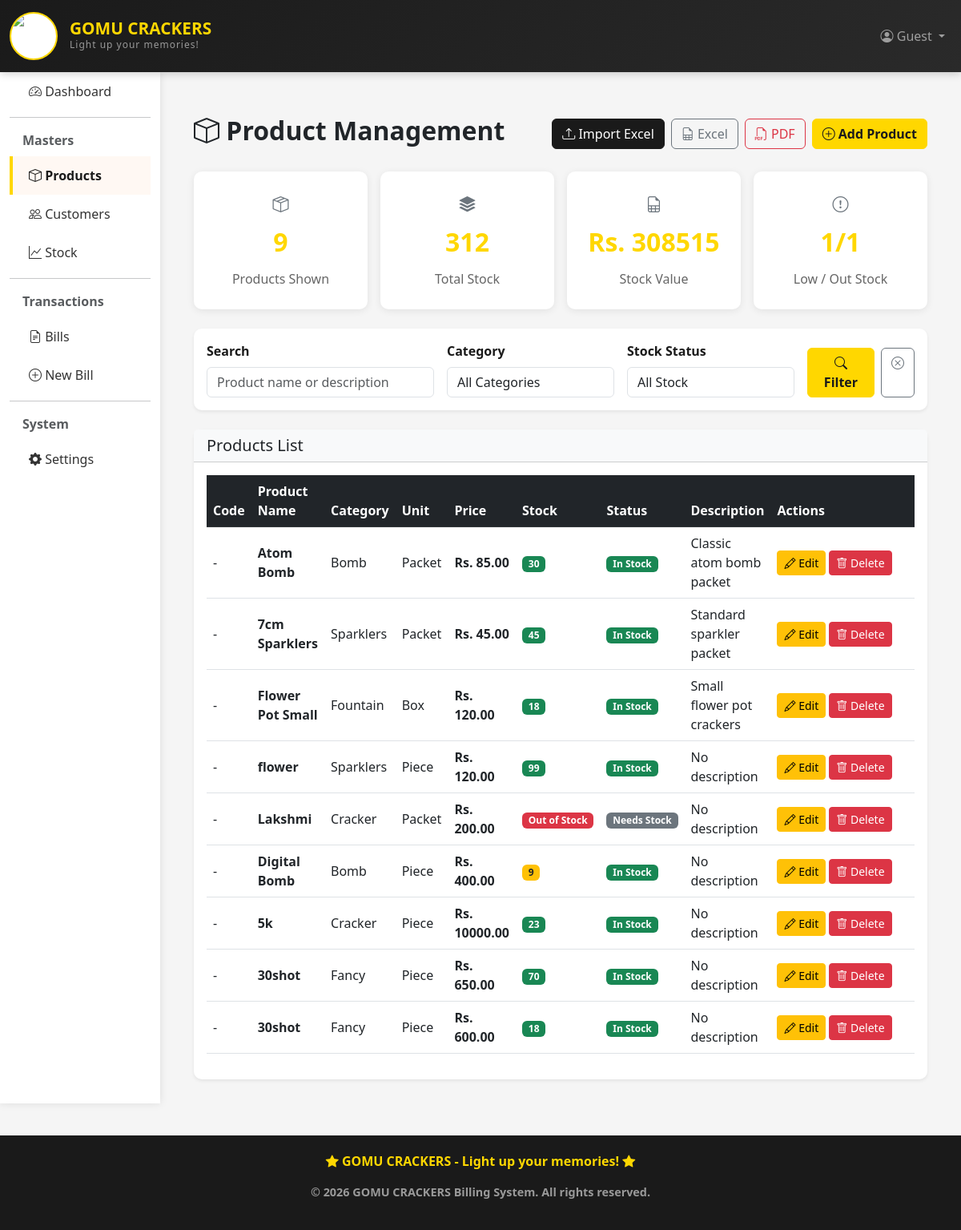
/billing/products/, run on an earlier commit of the app's database.
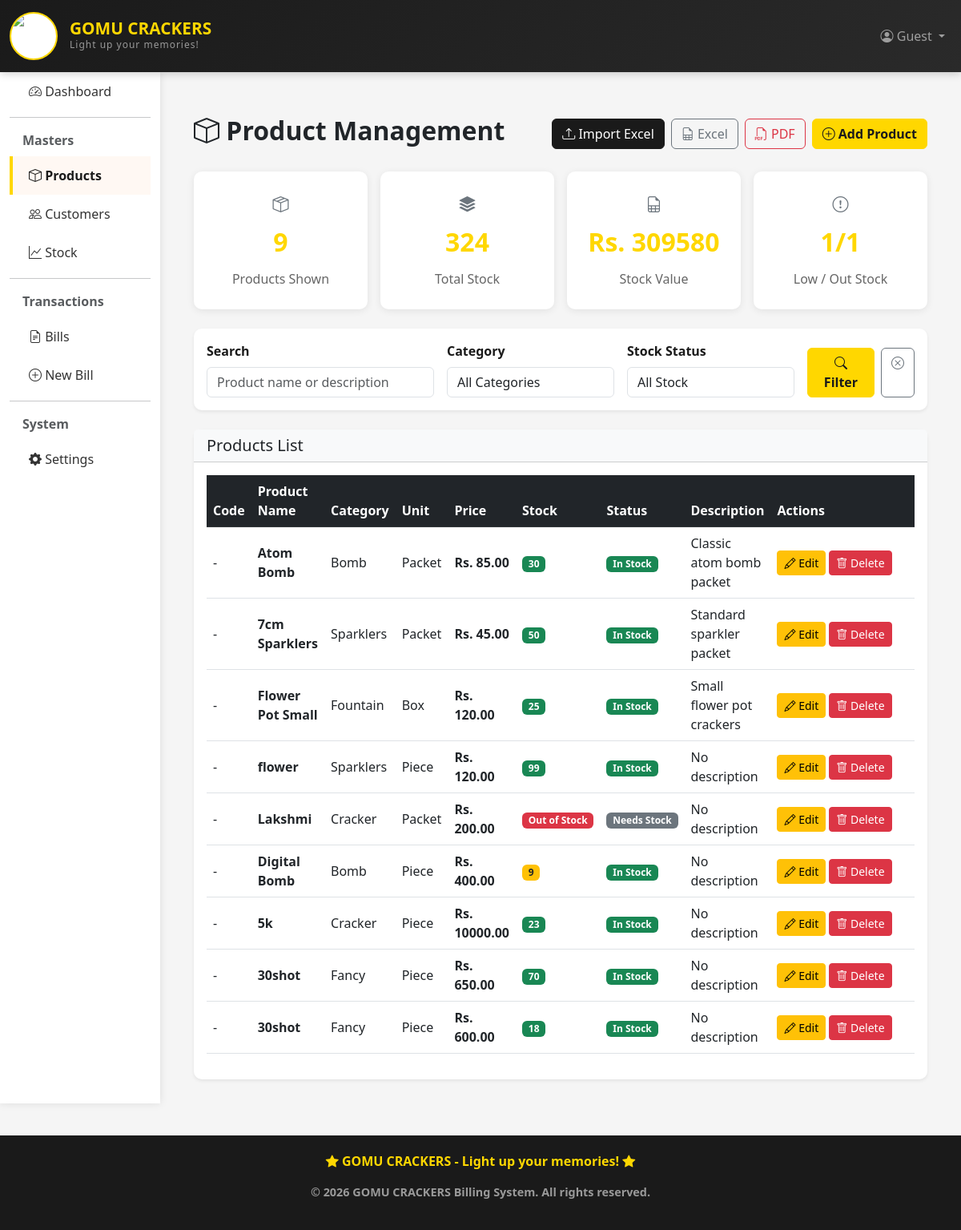
And on a later commit of the database.
### billing_app/models.py (models this page shows, shortened)
class Product(models.Model):
    CATEGORY_CHOICES = [
        ('cracker', 'Cracker'),
        ('sparklers', 'Sparklers'),
        ('fancy', 'Fancy'),
        ('bomb', 'Bomb'),
        ('fountain', 'Fountain'),
        ('other', 'Other'),
    ]
    UNIT_CHOICES = [
        ('packet', 'Packet'),
        ('piece', 'Piece'),
        ('box', 'Box'),
        ('case', 'Case'),
    ]
    code = models.CharField(max_length=50, blank=True, null=True, unique=True, help_text='Product code/SKU')
    name = models.CharField(max_length=100)
    category = models.CharField(max_length=20, choices=CATEGORY_CHOICES, default='other')
    unit = models.CharField(max_length=20, choices=UNIT_CHOICES, default='piece', help_text='Unit of measurement')
    price = models.DecimalField(max_digits=10, decimal_places=2)
    quantity = models.IntegerField(default=0)  # Current stock
    description = models.TextField(blank=True, null=True)
    created_at = models.DateTimeField(auto_now_add=True)
    updated_at = models.DateTimeField(auto_now=True)
    class Meta:
        ordering = ['-created_at']

### billing_app/views.py (the view)
# urls.py: path('products/', views.product_list, name='product_list'),
def product_list(request):
    products = Product.objects.all()
    search_query = request.GET.get('q', '').strip()
    category_filter = request.GET.get('category', '').strip()
    stock_filter = request.GET.get('stock', '').strip()
    if search_query:
        products = products.filter(
            models.Q(name__icontains=search_query) |
            models.Q(description__icontains=search_query)
        )
    if category_filter:
        products = products.filter(category=category_filter)
    if stock_filter == 'in_stock':
        products = products.filter(quantity__gt=10)
    elif stock_filter == 'low_stock':
        products = products.filter(quantity__gt=0, quantity__lte=10)
    elif stock_filter == 'out_of_stock':
        products = products.filter(quantity__lte=0)
    elif stock_filter == 'attention':
        products = products.filter(quantity__lte=10)
    product_count = products.count()
    total_quantity = products.aggregate(total=models.Sum('quantity'))['total'] or 0
    stock_value = sum(product.price * product.quantity for product in products)
    low_stock_count = products.filter(quantity__gt=0, quantity__lte=10).count()
    out_of_stock_count = products.filter(quantity__lte=0).count()
    context = {
        'products': products,
        'category_choices': Product.CATEGORY_CHOICES,
        'search_query': search_query,
        'category_filter': category_filter,
        'stock_filter': stock_filter,
        'product_count': product_count,
        'total_quantity': total_quantity,
        'stock_value': stock_value,
        'low_stock_count': low_stock_count,
        'out_of_stock_count': out_of_stock_count,
    }
    return render(request, 'billing/product_list.html', context)

### billing_app/templates/billing/product_list.html (shortened to what the changed rows need)
{% extends 'billing/base.html' %}
{% block content %}
<div class="container mt-4">
    <div class="d-flex justify-content-between align-items-center gap-3 mb-4 flex-wrap">
        <h2 class="fw-bold">
            <i class="bi bi-box"></i> Product Management
        </h2>
    </div>
    <div class="row g-3 mb-4">
        <div class="col-md-3">
            <a href="{% url 'product_list' %}?stock=in_stock" class="stat-card action-stat-card">
                <div class="stat-icon"><i class="bi bi-stack"></i></div>
                <div class="stat-value">{{ total_quantity }}</div>
                <div class="stat-label">Total Stock</div>
            </a>
        </div>
        <div class="col-md-3">
            <a href="{% url 'product_export_excel' %}" class="stat-card action-stat-card">
                <div class="stat-icon"><i class="bi bi-file-earmark-spreadsheet"></i></div>
                <div class="stat-value">Rs. {{ stock_value|floatformat:0 }}</div>
                <div class="stat-label">Stock Value</div>
            </a>
        </div>
    </div>
    <div class="card shadow-sm border-0">
        <div class="card-body">
            {% if products %}
            <div class="table-responsive">
                <table class="table table-hover align-middle">
                    <thead class="table-dark">
                        <tr>
                            <th>Code</th>
                            <th>Product Name</th>
                            <th>Category</th>
                            <th>Unit</th>
                            <th>Price</th>
                            <th>Stock</th>
                            <th>Status</th>
                            <th>Description</th>
                            <th width="180">Actions</th>
                        </tr>
                    </thead>
                    <tbody>
                        {% for product in products %}
                        <tr>
                            <td>{{ product.code|default:"-" }}</td>
                            <td><strong>{{ product.name }}</strong></td>
                            <td>{{ product.get_category_display }}</td>
                            <td>{{ product.get_unit_display }}</td>
                            <td><strong>Rs. {{ product.price|floatformat:2 }}</strong></td>
                            <td>
                                {% if product.quantity > 10 %}
                                    <span class="badge bg-success">{{ product.quantity }}</span>
                                {% elif product.quantity > 0 %}
                                    <span class="badge bg-warning text-dark">{{ product.quantity }}</span>
                                {% else %}
                                    <span class="badge bg-danger">Out of Stock</span>
                                {% endif %}
                            </td>
                            <td>
                                {% if product.quantity > 0 %}
                                    <span class="badge bg-success">In Stock</span>
                                {% else %}
                                    <span class="badge bg-secondary">Needs Stock</span>
                                {% endif %}
                            </td>
                            <td>{{ product.description|default:"No description"|truncatewords:10 }}</td>
                            <td>
                                <a href="{% url 'product_update' product.id %}" class="btn btn-sm btn-warning">
                                    <i class="bi bi-pencil"></i> Edit
                                </a>
                                <a href="{% url 'product_delete' product.id %}" class="btn btn-sm btn-danger">
                                    <i class="bi bi-trash"></i> Delete
                                </a>
                            </td>
                        </tr>
                        {% endfor %}
                    </tbody>
                </table>
            </div>
            {% endif %}
        </div>
    </div>
</div>
{% endblock %}

What changed in the data, as far as the page shows it:
changed Product "7cm Sparklers": quantity "45" → "50"
changed Product "Flower Pot Small": quantity "18" → "25"
Also different on the page:
{{ total_quantity }}: "312" → "324"
{{ stock_value|floatformat:0 }}: "308515" → "309580"
